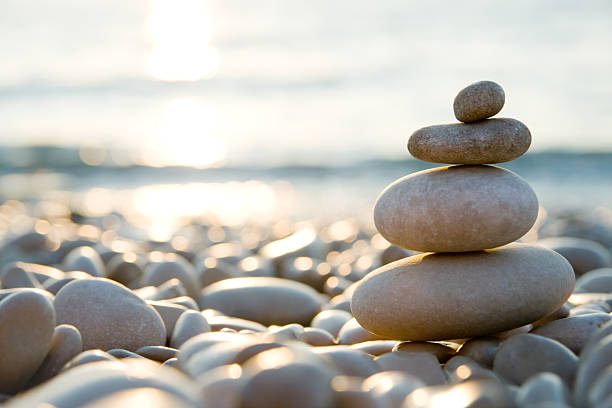
#> input picture PCA_ICA/PCA_Test.jpg, 612 x 408 px
$ python PCA.py
#> lines starting #> are read from the running program, lines starting #| are printed output that depends on the picture; long printed decimals are rounded
"""PCA implementation.
This code implements Principal Component Analysis (PCA) for dimensionality reduction and data visualization.
PCA is a linear technique that transforms the data into a new coordinate system such that the greatest
variance of the data lies on the first coordinate (called the first principal component),
the second greatest variance on the second coordinate, and so on.

Here we apply PCA to an image, treating each pixel's RGB values as a 3D point.
at the end we visualize the original image and the first 3 principal components as color images.
and we show howmany percentage of total information (variance) is captured by each principal component.

the results show we can represent the 3 channel image using just one channel while keeping 97.9% of information (variance) in the data,
and the first PC captures most of the color information while the other PCs capture less significant variations.
"""

import numpy as np
import matplotlib.pyplot as plt
import cv2

# ==========================
# Load image
# ==========================
img = cv2.imread("PCA_Test.jpg")      # BGR
#> img is the input picture: shape (408, 612, 3); mean B, G, R 174.2, 181, 183.2
img = cv2.cvtColor(img, cv2.COLOR_BGR2RGB)
H, W, C = img.shape
#> H = 408; W = 612; C = 3

# ==========================
# Reshape image to 3 x N
# ==========================
X = img.reshape(-1, 3).T.astype(np.float32)  # shape: (3, N_pixels)

# ==========================
# Compute mean and center data
# ==========================
mu_hat = np.mean(X, axis=1, keepdims=True)   # shape: (3,1)
#> mu_hat = [183.2, 181, 174.2]
X_mu = X - mu_hat

# ==========================
# Compute covariance
# ==========================
# covariance: C = (1/N) * X_mu * X_mu^T
cov = (X_mu @ X_mu.T) / X_mu.shape[1]  # shape: (3,3)
#> cov = [[4139.9, 4126.8, 3979.6], [4126.8, 4264.5, 4230.5], [3979.6, 4230.5, 4336.5]]

# ==========================
# Eigen decomposition
# ==========================
eig_vals, eig_vecs = np.linalg.eigh(cov)
#> eig_vals = [9.79, 257.4, 12473.8]; eig_vecs = [[0.407, -0.716, -0.567], [-0.812, 0.000916, -0.584], [0.419, 0.698, -0.581]]

idx = np.argsort(eig_vals)[::-1]
#> idx = [2, 1, 0]
eig_vals = eig_vals[idx]
#> eig_vals = [12473.8, 257.4, 9.79]
eig_vecs = eig_vecs[:, idx]  # columns = eigenvectors
#> eig_vecs = [[-0.567, -0.716, 0.407], [-0.584, 0.000916, -0.812], [-0.581, 0.698, 0.419]]
print("Eigenvalues:", ", ".join([f"{v:.2f}" for v in eig_vals]))
#| Eigenvalues: 12473.78, 257.37, 9.79
print("info percentage per Component:", ", ".join([f"{v/sum(eig_vals)*100:.1f}%" for v in eig_vals]))
#| info percentage per Component: 97.9%, 2.0%, 0.1%
print("first eigenvector (PC1):", eig_vecs[:,0])
#| first eigenvector (PC1): [-0.5667 -0.5843 -0.5809]
print("second eigenvector (PC2):", eig_vecs[:,1])
#| second eigenvector (PC2): [-0.7163  0.0009164  0.6978 ]
print("third eigenvector (PC3):", eig_vecs[:,2])
#| third eigenvector (PC3): [ 0.4072 -0.8116  0.419]
# ==========================
# Project pixels into eigen space
# ==========================
X_pca = eig_vecs.T @ X_mu     # shape: (3,N_pixels)

# ==========================
# Reshape each PC to image
# ==========================
pc1 = X_pca[0,:].reshape(H,W)
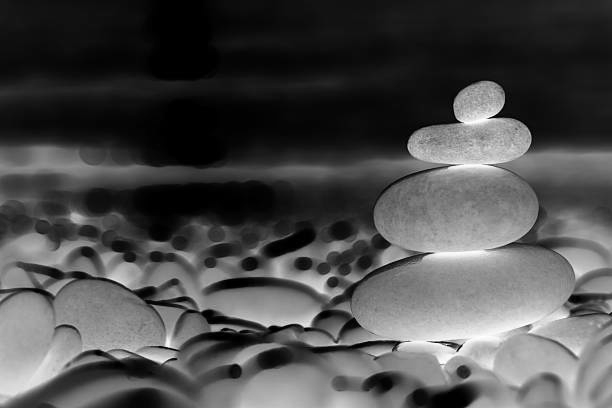
#> pc1: shape (408, 612) float64; min -130.8, max 310.2, mean 0.1; drawn with min black and max white
pc2 = X_pca[1,:].reshape(H,W)
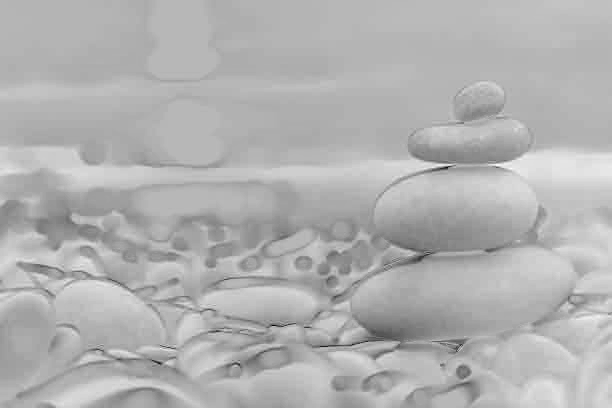
#> pc2: shape (408, 612) float64; min -150, max 65.21, mean 0; drawn with min black and max white
pc3 = X_pca[2,:].reshape(H,W)
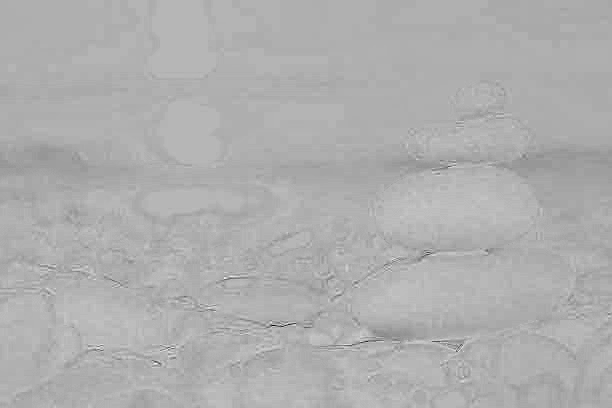
#> pc3: shape (408, 612) float64; min -73.82, max 33.73, mean 0; drawn with min black and max white

# ==========================
# Reconstruct color images for each PC
# ==========================
pc_imgs = []

for i in range(3):
    # X_pca[i,:] = 1 x N_pixels
    # eig_vecs[:,i] = 3 x 1
    X_pc = eig_vecs[:,i][:,None] * X_pca[i,:][None,:] + mu_hat  # shape 3 x N
    X_pc = np.clip(X_pc, 0, 255)
    pc_img = X_pc.T.reshape(H,W,3)  # now shape H x W x 3
    pc_imgs.append(pc_img.astype(np.uint8))
#> this loop made 3 passes
#> pass 1, `pc_img = X_pc.T.reshape(H,W,3)`:
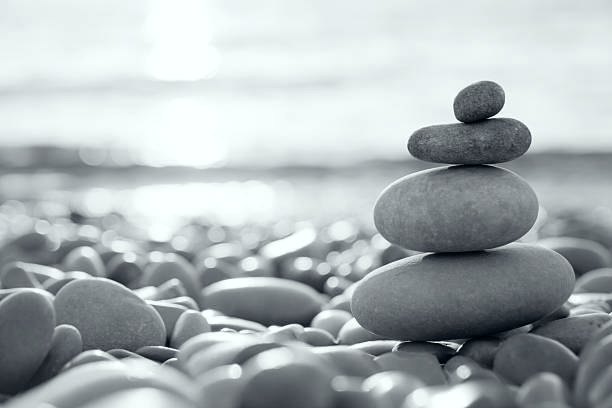
#> pc_img: shape (408, 612, 3) float64; mean of channels 0, 1, 2 183.1, 180.9, 174.2; drawn as B, G, R
#> pass 2, `pc_img = X_pc.T.reshape(H,W,3)`:
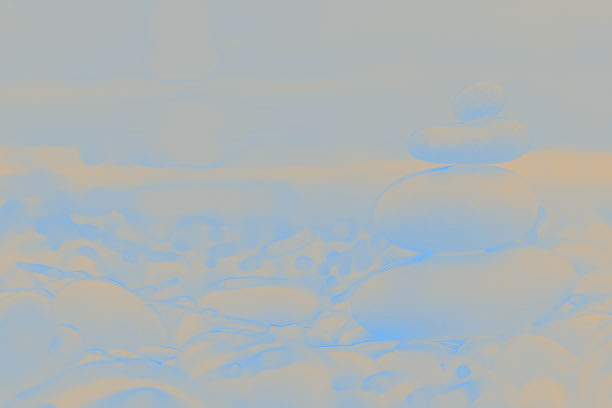
#> pc_img: shape (408, 612, 3) float64; mean of channels 0, 1, 2 183.2, 181, 174.2; drawn as B, G, R
#> pass 3, `pc_img = X_pc.T.reshape(H,W,3)`:
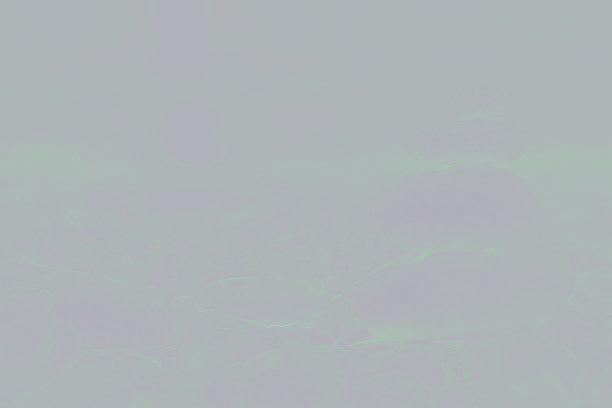
#> pc_img: shape (408, 612, 3) float64; mean of channels 0, 1, 2 183.2, 181, 174.2; drawn as B, G, R
#> after the loop, pc_imgs = 3 items

# ==========================
# Plot original + first 3 PCs
# ==========================
fig, axes = plt.subplots(2,2, figsize=(10,10))

axes[0,0].imshow(img.astype(np.uint8))
axes[0,0].set_title("Original Image")
axes[0,0].axis('off')

for i, pc_img in enumerate(pc_imgs):
    ax = axes[(i+1)//2, (i+1)%2]
    ax.imshow(pc_img)
    ax.set_title(f"PC {i+1} (color)")
    ax.axis('off')

plt.tight_layout()
plt.show()
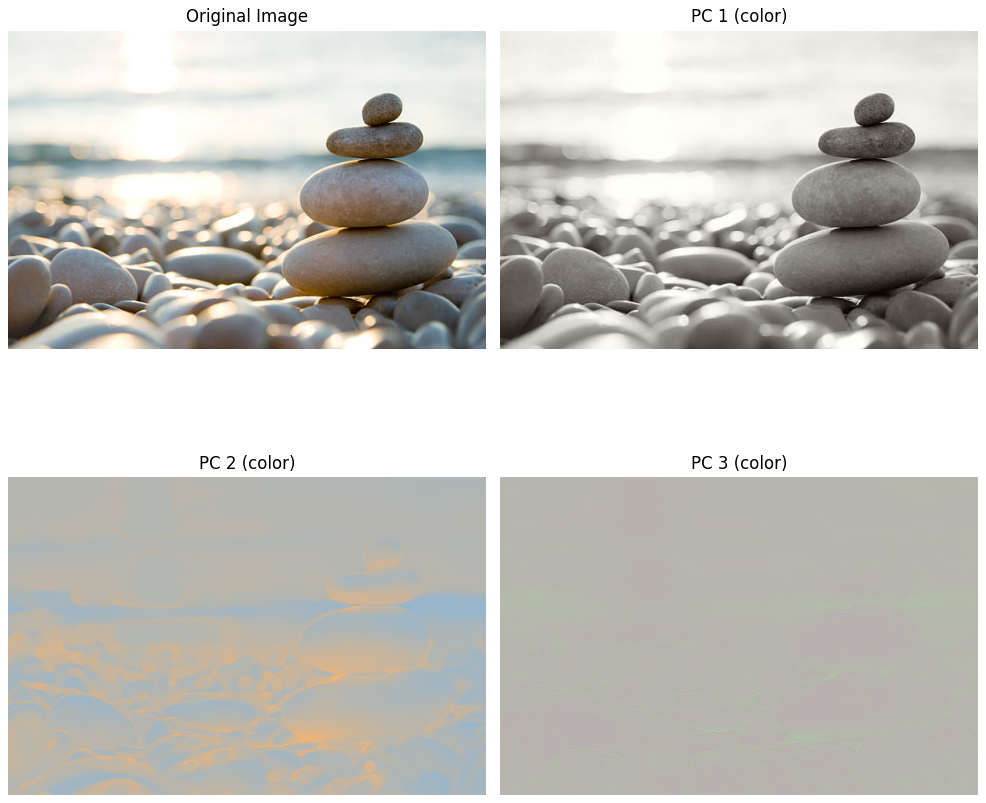
#> figure drawn by matplotlib, 4 panels
